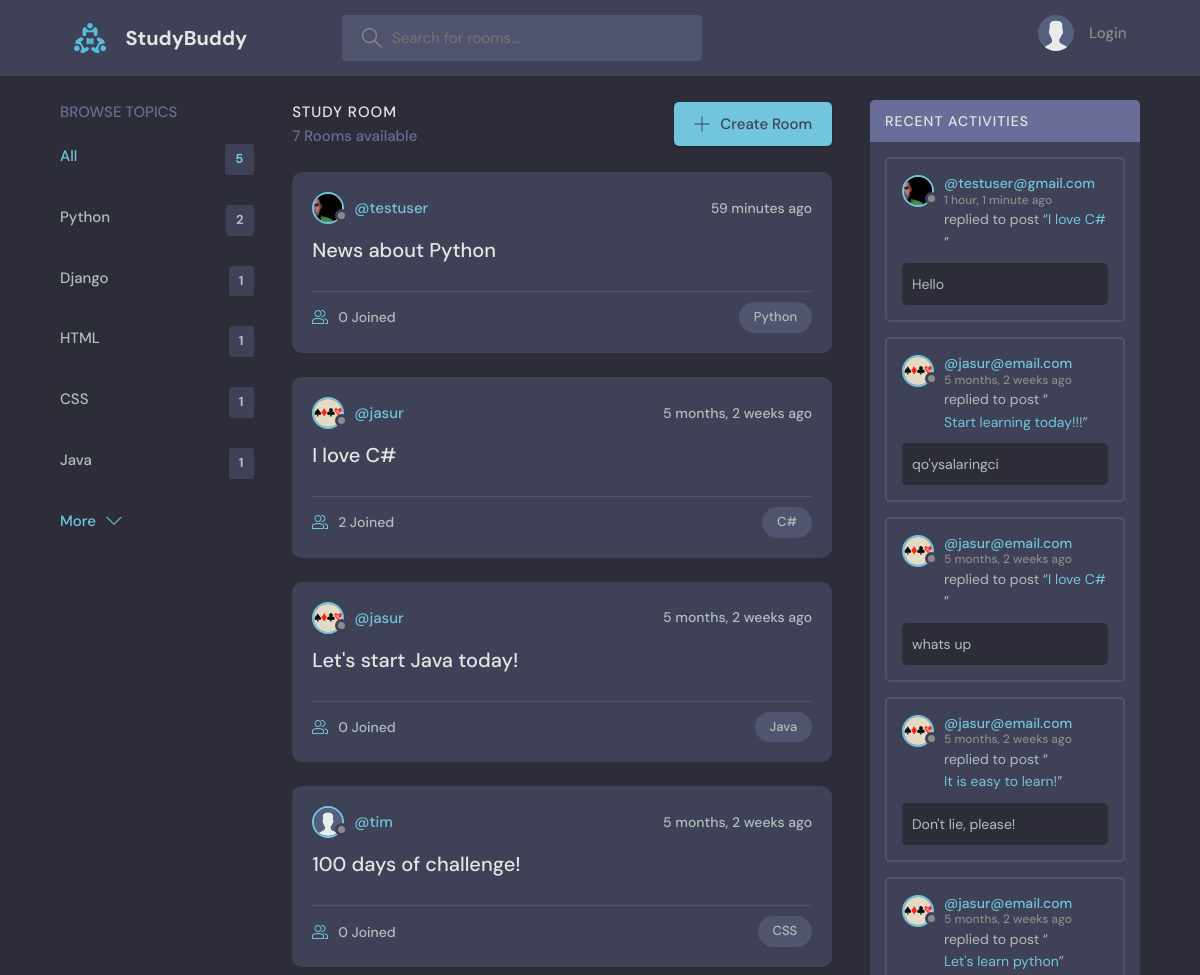
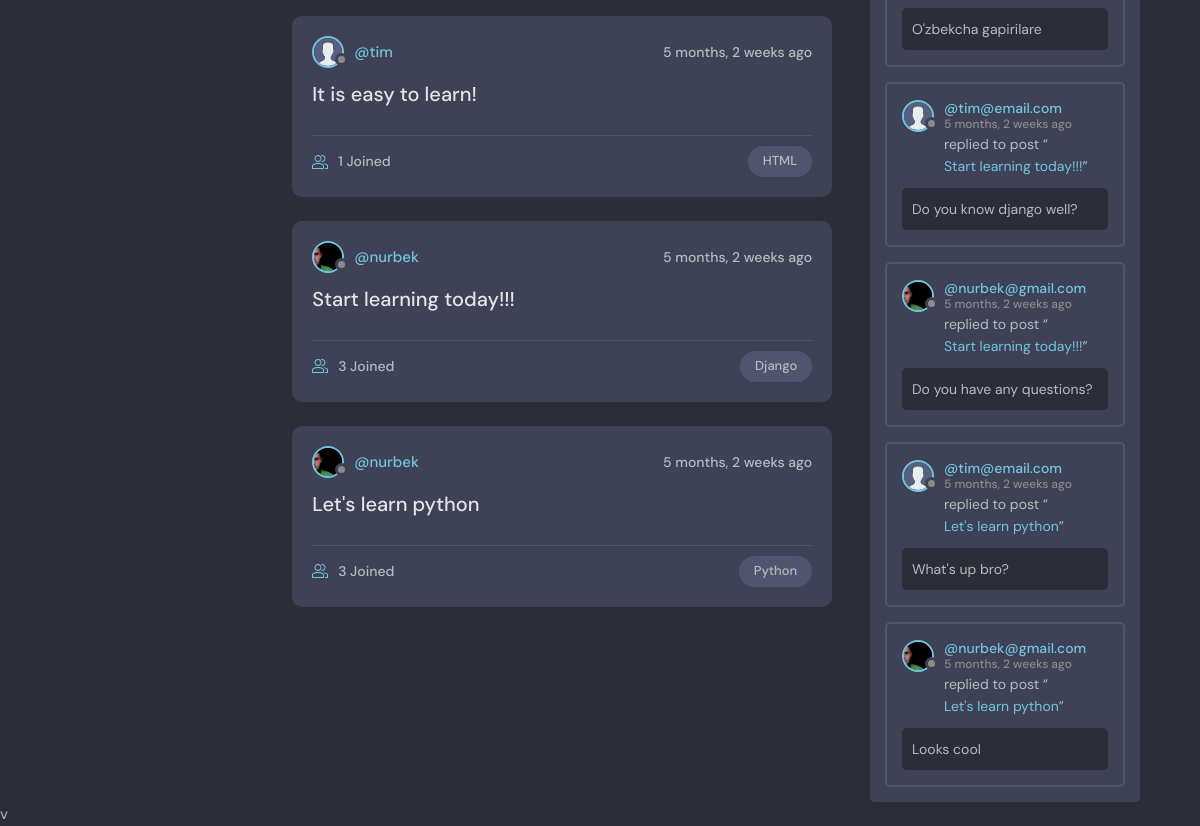
The page / on the database its author committed (2 pictures, top to bottom).
### base/models.py (models this page shows, shortened)
class Topic(models.Model):
    name = models.CharField(max_length=200)

class Room(models.Model):
    host = models.ForeignKey(User, on_delete=models.SET_NULL, null=True)
    topic = models.ForeignKey(Topic, on_delete=models.SET_NULL, null=True)
    name = models.CharField(max_length=200)
    description = models.TextField(null=True, blank=True)
    participants = models.ManyToManyField(User, related_name="participants", blank=True)
    updated = models.DateTimeField(auto_now=True)
    created = models.DateTimeField(auto_now_add=True)
    class Meta:
        ordering = ["-updated", "-created"]
    def __str__(self):
        return self.name

class User(AbstractUser):
    name = models.CharField(max_length=200, null=True)
    email = models.EmailField(unique=True, null=True)
    bio = models.TextField(null=True)
    avatar = models.ImageField(null=True, default="avatar.svg")
    USERNAME_FIELD = "email"
    REQUIRED_FIELDS = []

class Message(models.Model):
    user = models.ForeignKey(User, on_delete=models.CASCADE)
    room = models.ForeignKey(Room, on_delete=models.CASCADE)
    body = models.TextField()
    updated = models.DateTimeField(auto_now=True)
    created = models.DateTimeField(auto_now_add=True)
    class Meta:
        ordering = ["-updated", "-created"]

### base/views.py (the view)
# urls.py: path("", views.home, name="home"),
def home(request):
    q = request.GET.get("q") if request.GET.get("q") != None else ""
    rooms = Room.objects.filter(
        Q(topic__name__icontains=q) | Q(name__icontains=q) | Q(description__icontains=q)
    )
    topics = Topic.objects.all()[0:5]
    room_count = rooms.count()
    room_messages = Message.objects.all().filter(Q(room__topic__name__icontains=q))
    context = {
        "rooms": rooms,
        "topics": topics,
        "room_count": room_count,
        "room_messages": room_messages,
    }
    return render(request, "base/home.html", context)

### base/templates/base/home.html (shortened to what this page needs)
{% extends 'main.html' %}
{% block content %}
    <main class="layout layout--3">
      <div class="container">
        {% include 'base/topics_component.html'%}
        <div class="roomList">
          <div class="roomList__header">
            <div>
              <h2>Study Room</h2>
              <p>{{room_count}} Rooms available</p>
            </div>
            <a class="btn btn--main" href="{% url 'create-room' %}">
              <svg version="1.1" xmlns="http://www.w3.org/2000/svg" width="32" height="32" viewBox="0 0 32 32">
                <title>add</title>
                <path
                  d="M16.943 0.943h-1.885v14.115h-14.115v1.885h14.115v14.115h1.885v-14.115h14.115v-1.885h-14.115v-14.115z"
                ></path>
              </svg>
              Create Room
            </a>
          </div>
          {% include 'base/feed_component.html' %}
        </div>
        {% include 'base/activity_component.html' %}
      </div>
    </main>
{% endblock content %}

### base/templates/base/topics_component.html
<div class="topics">
  <div class="topics__header">
    <h2>Browse Topics</h2>
  </div>
  <ul class="topics__list">
    <li>
      <a href="{% url 'home' %}" class="active">All <span>{{topics.count}}</span></a>
    </li>
    {% for topic in topics %}
    <li>
      <a href="{% url 'home' %}?q={{topic.name}}">{{topic.name}}<span>{{topic.room_set.all.count}}</span></a>
    </li>
    {% endfor %}
  </ul>
  <a class="btn btn--link" href="{% url 'topics' %}">
    More
    <svg version="1.1" xmlns="http://www.w3.org/2000/svg" width="32" height="32" viewBox="0 0 32 32">
      <title>chevron-down</title>
      <path d="M16 21l-13-13h-3l16 16 16-16h-3l-13 13z"></path>
    </svg>
  </a>
</div>

### base/templates/base/feed_component.html (shortened to what this page needs)
{% for room in rooms %}
<div class="roomListRoom">
  <div class="roomListRoom__header">
    <a href="{% url 'user-profile' room.host.id %}" class="roomListRoom__author">
      <div class="avatar avatar--small">
        <img src="{{room.host.avatar.url}}" />
      </div>
      <span>@{{room.host.username}}</span>
    </a>
    <div class="roomListRoom__actions">
      <span>{{room.created|timesince}} ago</span>
    </div>
  </div>
  <div class="roomListRoom__content">
    <a href="{% url 'room' room.id %}">{{room.name}}</a>
  </div>
  <div class="roomListRoom__meta">
    <a href="{% url 'room' room.id %}" class="roomListRoom__joined">
      {{room.participants.all.count}} Joined
    </a>
    <p class="roomListRoom__topic">{{room.topic.name}}</p>
  </div>
</div>
{% endfor %}

### base/templates/base/activity_component.html (shortened to what this page needs)
<div class="activities">
  <div class="activities__header">
    <h2>Recent Activities</h2>
  </div>
  {% for message in room_messages %}
  <div class="activities__box">
    <div class="activities__boxHeader roomListRoom__header">
      <a href="{% url 'user-profile' message.user.id %}" class="roomListRoom__author">
        <div class="avatar avatar--small">
          <img src="{{message.user.avatar.url}}" />
        </div>
        <p>
          @{{message.user}}
          <span>{{message.created|timesince}} ago</span>
        </p>
      </a>
    </div>
    <div class="activities__boxContent">
      <p>replied to post “<a href="{% url 'room' message.room.id %}">{{message.room}}</a>”</p>
      <div class="activities__boxRoomContent">
        {{message.body}}
      </div>
    </div>
  </div>
  {% endfor %}
</div>

### rows shown on the page
Topic: name "Python", room_set.all.count "2"
Topic: name "Django", room_set.all.count "1"
Topic: name "HTML", room_set.all.count "1"
Topic: name "CSS", room_set.all.count "1"
Topic: name "Java", room_set.all.count "1"
Room: host.avatar (picture), host.username "testuser", created "59 minutes", name "News about Python", participants.all.count "0", topic.name "Python"
Room: host.avatar (picture), host.username "jasur", created "5 months, 2 weeks", name "I love C#", participants.all.count "2", topic.name "C#"
Room: host.avatar (picture), host.username "jasur", created "5 months, 2 weeks", name "Let's start Java today!", participants.all.count "0", topic.name "Java"
Room: host.avatar (placeholder picture), host.username "tim", created "5 months, 2 weeks", name "100 days of challenge!", participants.all.count "0", topic.name "CSS"
Room: host.avatar (placeholder picture), host.username "tim", created "5 months, 2 weeks", name "It is easy to learn!", participants.all.count "1", topic.name "HTML"
Room: host.avatar (picture), host.username "nurbek", created "5 months, 2 weeks", name "Start learning today!!!", participants.all.count "3", topic.name "Django"
Room: host.avatar (picture), host.username "nurbek", created "5 months, 2 weeks", name "Let's learn python", participants.all.count "3", topic.name "Python"
Message: user.avatar (picture), user "testuser@gmail.com", created "1 hour, 1 minute", room "I love C#", body "Hello"
Message: user.avatar (picture), user "jasur@email.com", created "5 months, 2 weeks", room "Start learning today!!!", body "qo'ysalaringci"
Message: user.avatar (picture), user "jasur@email.com", created "5 months, 2 weeks", room "I love C#", body "whats up"
Message: user.avatar (picture), user "jasur@email.com", created "5 months, 2 weeks", room "It is easy to learn!", body "Don't lie, please!"
Message: user.avatar (picture), user "jasur@email.com", created "5 months, 2 weeks", room "Let's learn python", body "O'zbekcha gapirilare"
Message: user.avatar (placeholder picture), user "tim@email.com", created "5 months, 2 weeks", room "Start learning today!!!", body "Do you know django well?"
Message: user.avatar (picture), user "nurbek@gmail.com", created "5 months, 2 weeks", room "Start learning today!!!", body "Do you have any questions?"
Message: user.avatar (placeholder picture), user "tim@email.com", created "5 months, 2 weeks", room "Let's learn python", body "What's up bro?"
Message: user.avatar (picture), user "nurbek@gmail.com", created "5 months, 2 weeks", room "Let's learn python", body "Looks cool"

### other values the page prints
{{ topics.count }} "5"
{{ room_count }} "7"
